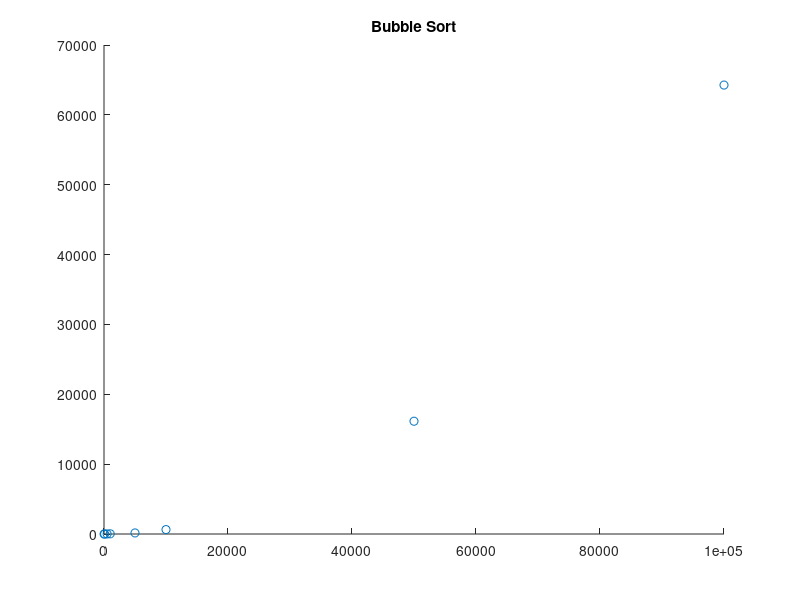
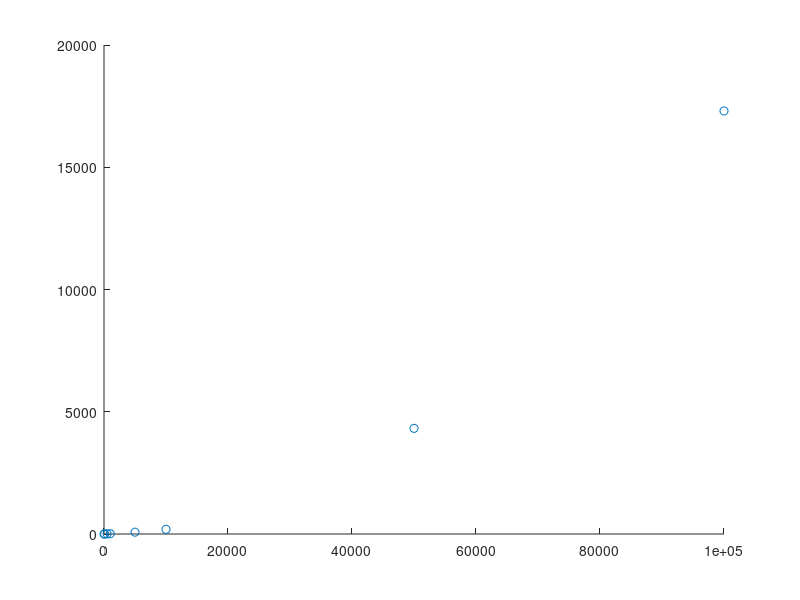
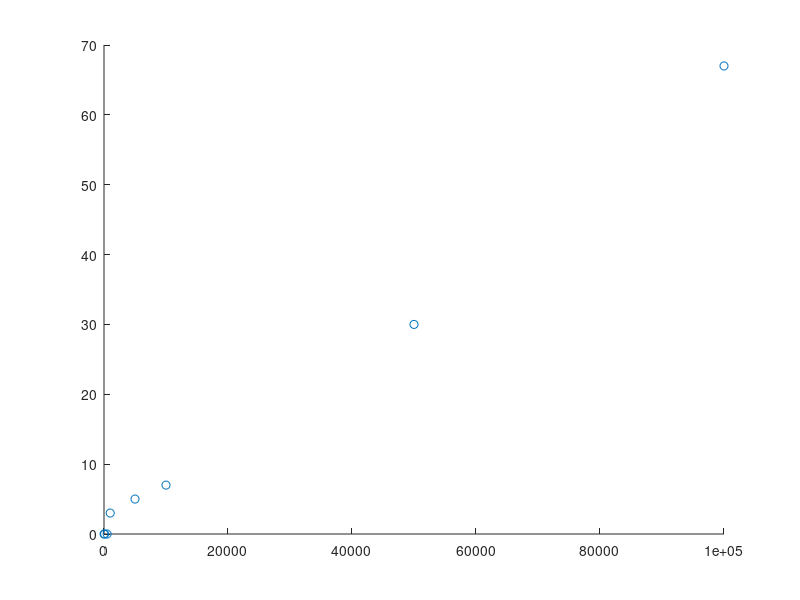
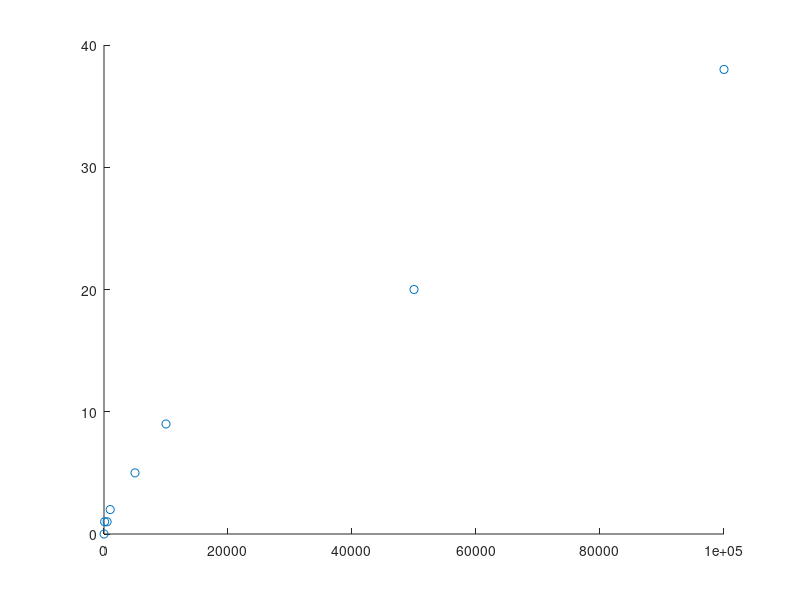

Recreate these plots in MATLAB, in order.
%Nick Graham Plotting
%CSC 172 Lab 14
figure
title ('Bubble Sort')
hold on;
x = [10 100 500 1000 5000 10000 50000 100000];
y = [0 2 10 27 152 632 16144 64265];
scatter(x,y)

figure
title ('Insertion Sort')
x = [10 100 500 1000 5000 10000 50000 100000];
y = [0 1 7 11 75 192 4321 17303];
scatter(x,y)

figure
title ('Shell Sort')
x = [10 100 500 1000 5000 10000 50000 100000];
y = [0 0 0 3 5 7 30 67];
scatter(x,y)

figure
title ('Array Sort')
x = [10 100 500 1000 5000 10000 50000 100000];
y = [0 1 1 2 5 9 20 38];
scatter(x,y)